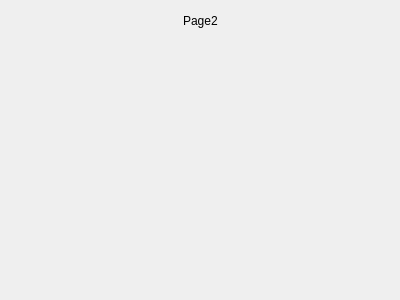
<?xml version="1.0" encoding="UTF-8"?>
<ui version="4.0">
 <class>Page2</class>
 <widget class="QWidget" name="Page2">
  <property name="geometry">
   <rect>
    <x>0</x>
    <y>0</y>
    <width>400</width>
    <height>300</height>
   </rect>
  </property>
  <property name="windowTitle">
   <string>Form</string>
  </property>
  <layout class="QHBoxLayout" name="horizontalLayout_2">
   <item>
    <layout class="QVBoxLayout" name="verticalLayout">
     <item>
      <layout class="QHBoxLayout" name="horizontalLayout">
       <item>
        <spacer name="horizontalSpacer">
         <property name="orientation">
          <enum>Qt::Horizontal</enum>
         </property>
         <property name="sizeHint" stdset="0">
          <size>
           <width>40</width>
           <height>20</height>
          </size>
         </property>
        </spacer>
       </item>
       <item>
        <widget class="QLabel" name="label">
         <property name="text">
          <string>Page2</string>
         </property>
        </widget>
       </item>
       <item>
        <spacer name="horizontalSpacer_2">
         <property name="orientation">
          <enum>Qt::Horizontal</enum>
         </property>
         <property name="sizeHint" stdset="0">
          <size>
           <width>40</width>
           <height>20</height>
          </size>
         </property>
        </spacer>
       </item>
      </layout>
     </item>
     <item>
      <spacer name="verticalSpacer">
       <property name="orientation">
        <enum>Qt::Vertical</enum>
       </property>
       <property name="sizeHint" stdset="0">
        <size>
         <width>20</width>
         <height>40</height>
        </size>
       </property>
      </spacer>
     </item>
    </layout>
   </item>
  </layout>
 </widget>
 <resources/>
 <connections/>
</ui>
